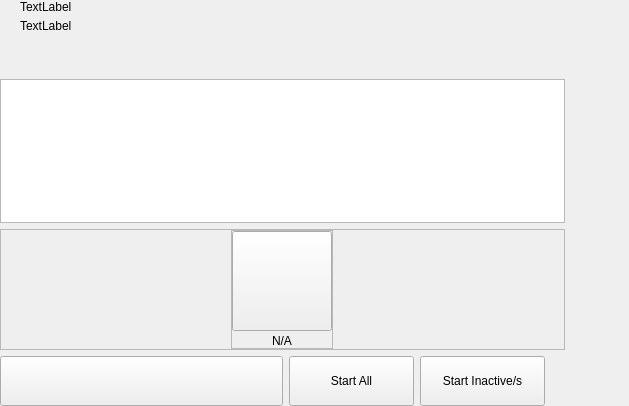
<?xml version="1.0" encoding="UTF-8"?>
<ui version="4.0">
 <class>MasterNodesWidget</class>
 <widget class="QWidget" name="MasterNodesWidget">
  <property name="geometry">
   <rect>
    <x>0</x>
    <y>0</y>
    <width>629</width>
    <height>406</height>
   </rect>
  </property>
  <property name="windowTitle">
   <string>Form</string>
  </property>
  <layout class="QHBoxLayout" name="horizontalLayout_2" stretch="2,1">
   <property name="spacing">
    <number>0</number>
   </property>
   <property name="leftMargin">
    <number>0</number>
   </property>
   <property name="topMargin">
    <number>0</number>
   </property>
   <property name="rightMargin">
    <number>0</number>
   </property>
   <property name="bottomMargin">
    <number>0</number>
   </property>
   <item>
    <widget class="QWidget" name="left" native="true">
     <layout class="QVBoxLayout" name="verticalLayout_3">
      <property name="leftMargin">
       <number>0</number>
      </property>
      <property name="topMargin">
       <number>0</number>
      </property>
      <property name="rightMargin">
       <number>0</number>
      </property>
      <property name="bottomMargin">
       <number>0</number>
      </property>
      <item>
       <layout class="QVBoxLayout" name="verticalLayout_2">
        <property name="spacing">
         <number>6</number>
        </property>
        <item>
         <layout class="QHBoxLayout" name="horizontalLayout_3">
          <property name="spacing">
           <number>0</number>
          </property>
          <property name="leftMargin">
           <number>20</number>
          </property>
          <item>
           <layout class="QVBoxLayout" name="verticalLayout_8">
            <property name="spacing">
             <number>5</number>
            </property>
            <item>
             <widget class="QLabel" name="labelTitle">
              <property name="text">
               <string>TextLabel</string>
              </property>
             </widget>
            </item>
            <item alignment="Qt::AlignTop">
             <widget class="QLabel" name="labelSubtitle1">
              <property name="text">
               <string>TextLabel</string>
              </property>
             </widget>
            </item>
           </layout>
          </item>
          <item>
           <spacer name="horizontalSpacer">
            <property name="orientation">
             <enum>Qt::Horizontal</enum>
            </property>
            <property name="sizeHint" stdset="0">
             <size>
              <width>40</width>
              <height>20</height>
             </size>
            </property>
           </spacer>
          </item>
         </layout>
        </item>
        <item>
         <spacer name="verticalSpacer_2">
          <property name="orientation">
           <enum>Qt::Vertical</enum>
          </property>
          <property name="sizeType">
           <enum>QSizePolicy::Fixed</enum>
          </property>
          <property name="sizeHint" stdset="0">
           <size>
            <width>20</width>
            <height>40</height>
           </size>
          </property>
         </spacer>
        </item>
        <item>
         <layout class="QVBoxLayout" name="verticalLayout_6"/>
        </item>
        <item>
         <widget class="QListView" name="listMn">
          <property name="mouseTracking">
           <bool>true</bool>
          </property>
         </widget>
        </item>
        <item>
         <widget class="QFrame" name="emptyContainer">
          <property name="minimumSize">
           <size>
            <width>0</width>
            <height>100</height>
           </size>
          </property>
          <property name="frameShape">
           <enum>QFrame::StyledPanel</enum>
          </property>
          <property name="frameShadow">
           <enum>QFrame::Raised</enum>
          </property>
          <layout class="QVBoxLayout" name="verticalLayout_7" stretch="1,8">
           <property name="spacing">
            <number>0</number>
           </property>
           <property name="leftMargin">
            <number>0</number>
           </property>
           <property name="topMargin">
            <number>0</number>
           </property>
           <property name="rightMargin">
            <number>0</number>
           </property>
           <property name="bottomMargin">
            <number>0</number>
           </property>
           <item>
            <spacer name="verticalSpacer">
             <property name="orientation">
              <enum>Qt::Vertical</enum>
             </property>
             <property name="sizeHint" stdset="0">
              <size>
               <width>20</width>
               <height>20</height>
              </size>
             </property>
            </spacer>
           </item>
           <item alignment="Qt::AlignHCenter|Qt::AlignVCenter">
            <widget class="QFrame" name="emptyScreen">
             <property name="sizePolicy">
              <sizepolicy hsizetype="Expanding" vsizetype="Expanding">
               <horstretch>0</horstretch>
               <verstretch>0</verstretch>
              </sizepolicy>
             </property>
             <property name="frameShape">
              <enum>QFrame::StyledPanel</enum>
             </property>
             <property name="frameShadow">
              <enum>QFrame::Raised</enum>
             </property>
             <layout class="QVBoxLayout" name="verticalLayout">
              <property name="spacing">
               <number>30</number>
              </property>
              <property name="leftMargin">
               <number>0</number>
              </property>
              <property name="topMargin">
               <number>0</number>
              </property>
              <property name="rightMargin">
               <number>0</number>
              </property>
              <property name="bottomMargin">
               <number>0</number>
              </property>
              <item alignment="Qt::AlignHCenter|Qt::AlignVCenter">
               <widget class="QPushButton" name="pushImgEmpty">
                <property name="minimumSize">
                 <size>
                  <width>100</width>
                  <height>100</height>
                 </size>
                </property>
                <property name="maximumSize">
                 <size>
                  <width>100</width>
                  <height>100</height>
                 </size>
                </property>
                <property name="focusPolicy">
                 <enum>Qt::NoFocus</enum>
                </property>
                <property name="text">
                 <string/>
                </property>
                <property name="iconSize">
                 <size>
                  <width>100</width>
                  <height>100</height>
                 </size>
                </property>
               </widget>
              </item>
              <item alignment="Qt::AlignHCenter|Qt::AlignVCenter">
               <widget class="QLabel" name="labelEmpty">
                <property name="styleSheet">
                 <string notr="true"/>
                </property>
                <property name="text">
                 <string>N/A</string>
                </property>
                <property name="alignment">
                 <set>Qt::AlignCenter</set>
                </property>
               </widget>
              </item>
             </layout>
            </widget>
           </item>
          </layout>
         </widget>
        </item>
        <item>
         <layout class="QHBoxLayout" name="horizontalLayout_7">
          <property name="rightMargin">
           <number>20</number>
          </property>
          <item>
           <spacer name="horizontalSpacer_5">
            <property name="orientation">
             <enum>Qt::Horizontal</enum>
            </property>
            <property name="sizeType">
             <enum>QSizePolicy::Expanding</enum>
            </property>
            <property name="sizeHint" stdset="0">
             <size>
              <width>40</width>
              <height>20</height>
             </size>
            </property>
           </spacer>
          </item>
          <item>
           <widget class="QPushButton" name="pushButtonSave">
            <property name="minimumSize">
             <size>
              <width>283</width>
              <height>50</height>
             </size>
            </property>
            <property name="maximumSize">
             <size>
              <width>283</width>
              <height>50</height>
             </size>
            </property>
            <property name="focusPolicy">
             <enum>Qt::NoFocus</enum>
            </property>
            <property name="text">
             <string/>
            </property>
           </widget>
          </item>
          <item>
           <widget class="QPushButton" name="pushButtonStartAll">
            <property name="minimumSize">
             <size>
              <width>125</width>
              <height>50</height>
             </size>
            </property>
            <property name="text">
             <string>Start All</string>
            </property>
           </widget>
          </item>
          <item>
           <widget class="QPushButton" name="pushButtonStartMissing">
            <property name="minimumSize">
             <size>
              <width>125</width>
              <height>50</height>
             </size>
            </property>
            <property name="text">
             <string>Start Inactive/s</string>
            </property>
           </widget>
          </item>
         </layout>
        </item>
       </layout>
      </item>
     </layout>
    </widget>
   </item>
   <item>
    <widget class="QWidget" name="right" native="true">
     <layout class="QVBoxLayout" name="verticalLayout_5">
      <property name="leftMargin">
       <number>0</number>
      </property>
      <property name="topMargin">
       <number>0</number>
      </property>
      <property name="rightMargin">
       <number>0</number>
      </property>
      <property name="bottomMargin">
       <number>0</number>
      </property>
      <item>
       <layout class="QVBoxLayout" name="verticalLayout_4">
        <property name="spacing">
         <number>6</number>
        </property>
        <item>
         <widget class="OptionButton" name="btnAbout" native="true">
          <property name="minimumSize">
           <size>
            <width>0</width>
            <height>50</height>
           </size>
          </property>
         </widget>
        </item>
        <item>
         <widget class="OptionButton" name="btnAboutController" native="true">
          <property name="minimumSize">
           <size>
            <width>0</width>
            <height>50</height>
           </size>
          </property>
         </widget>
        </item>
        <item>
         <spacer name="verticalSpacer_5">
          <property name="orientation">
           <enum>Qt::Vertical</enum>
          </property>
          <property name="sizeHint" stdset="0">
           <size>
            <width>20</width>
            <height>40</height>
           </size>
          </property>
         </spacer>
        </item>
       </layout>
      </item>
     </layout>
    </widget>
   </item>
  </layout>
 </widget>
 <customwidgets>
  <customwidget>
   <class>OptionButton</class>
   <extends>QWidget</extends>
   <header>qt/ohonetwork/optionbutton.h</header>
   <container>1</container>
  </customwidget>
 </customwidgets>
 <resources/>
 <connections/>
</ui>
